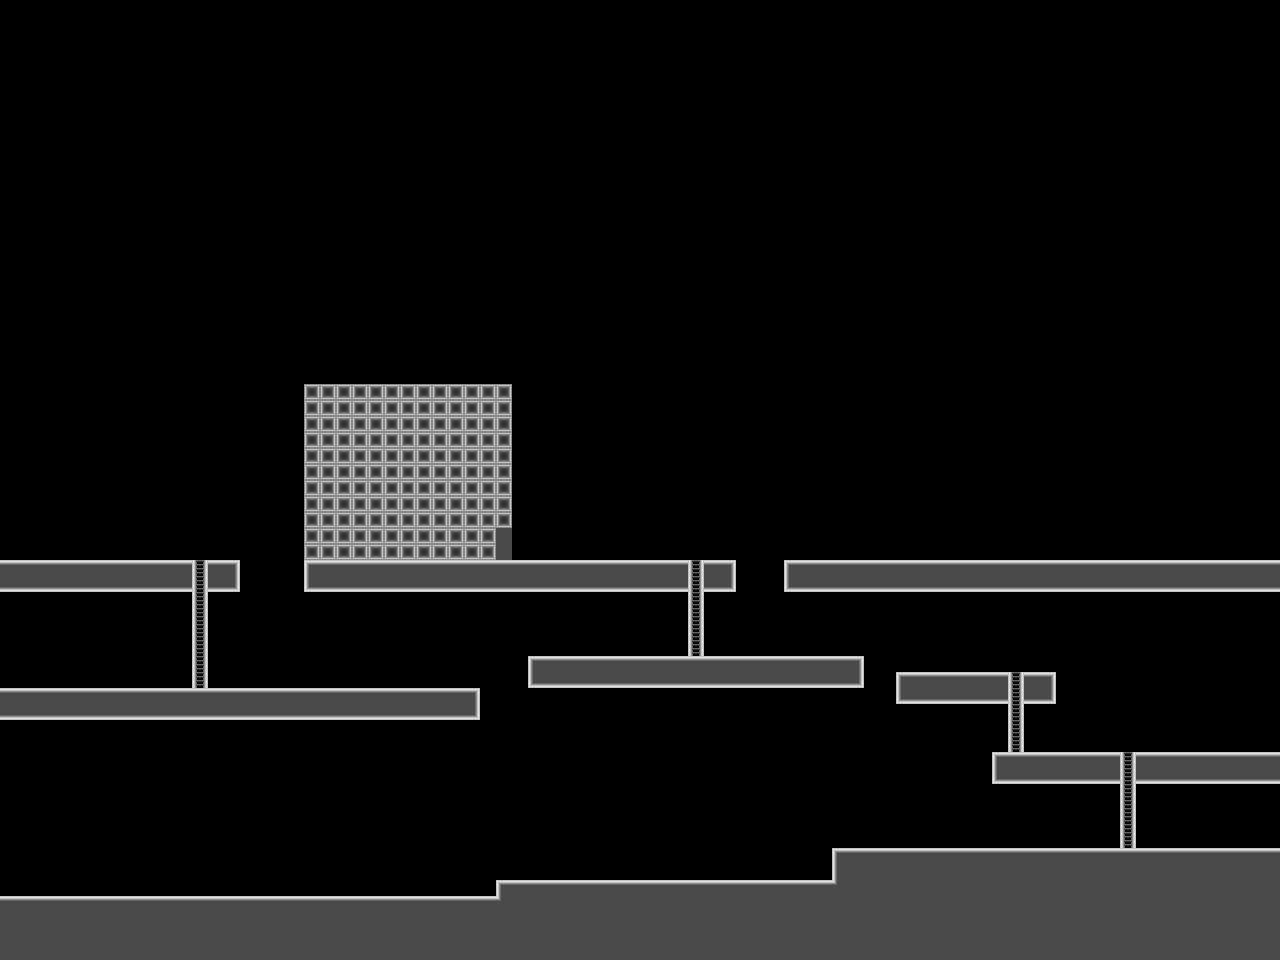

The image is a tile-based game level rendered from a .tmx file. Its description and source (layers, tilesets, objects; grid data summarised) follow:
An orthogonal 80x60 tile map with 16x16 px tiles, 2 tile layers (background, coverlayer) and 54 objects (7x 0, ground1, ground2, ground3, plantform1, ...).

<map version="1.0" orientation="orthogonal" renderorder="left-up" width="80" height="60" tilewidth="16" tileheight="16" nextobjectid="63">
 <properties>
  <property name="background_colortype" value="6" />
  <property name="frontground_colortype" value="7" />
 </properties>
 <tileset firstgid="1" name="scene_tiles" tilewidth="16" tileheight="16" tilecount="15">
  <image source="scene_tiles.png" width="240" height="16" />
 </tileset>
 <layer name="background" width="80" height="60">
  <data>[4800 cells, 889 non-empty, 11 distinct tile ids]</data>
 </layer>
 <layer name="coverlayer" width="80" height="60">
  <data>[4800 cells, 141 non-empty, 1 distinct tile ids]</data>
 </layer>
 <objectgroup color="#fa0009" name="colliders">
  <object id="5" name="ground1" x="0" y="896" width="496" height="64" />
  <object id="6" name="ground2" x="496" y="880" width="336" height="80" />
  <object id="8" name="ground3" x="832" y="848" width="448" height="112" />
  <object id="9" name="plantform1" x="992" y="752" width="288" height="32" />
  <object id="10" name="plantform2" x="896" y="672" width="160" height="32" />
  <object id="11" name="plantform3" x="528" y="656" width="336" height="32" />
  <object id="12" name="plantform4" x="304" y="560" width="432" height="32" />
  <object id="13" name="plantform5" x="784" y="560" width="496" height="32" />
  <object id="14" name="wall1" x="304" y="384" width="16" height="176" />
  <object id="15" name="wall2" x="320" y="384" width="192" height="16" />
  <object id="16" name="wall3" x="496" y="400" width="16" height="112" />
  <object id="19" name="plantform6" x="0" y="688" width="480" height="32" />
  <object id="20" name="plantform7" x="0" y="560" width="240" height="32" />
 </objectgroup>
 <objectgroup color="#96e40a" name="starters">
  <object id="17" name="bornpoint1" x="96" y="880" width="16" height="16">
   <properties>
    <property name="player_direction" value="1" />
   </properties>
  </object>
  <object id="18" name="bornpoint2" x="1184" y="544" width="16" height="16">
   <properties>
    <property name="player_direction" value="0" />
   </properties>
  </object>
 </objectgroup>
 <objectgroup color="#f9ff0c" name="triggers">
  <object id="21" name="tips1" type="0" x="96" y="864" width="64" height="32">
   <properties>
    <property name="tips_id" value="JACKAROO1" />
   </properties>
  </object>
  <object id="22" name="tips2" type="0" x="308" y="864" width="60" height="32">
   <properties>
    <property name="tips_id" value="JACKAROO2" />
   </properties>
  </object>
  <object id="23" name="tips3" type="0" x="624" y="848" width="64" height="32">
   <properties>
    <property name="tips_id" value="JACKAROO3" />
   </properties>
  </object>
  <object id="25" name="tips4" type="0" x="928" y="816" width="64" height="32">
   <properties>
    <property name="tips_id" value="JACKAROO4" />
   </properties>
  </object>
  <object id="26" name="tips5" type="0" x="928" y="640" width="64" height="32">
   <properties>
    <property name="tips_id" value="JACKAROO5" />
   </properties>
  </object>
  <object id="27" name="secret1" type="3" x="48" y="464" width="96" height="96" />
  <object id="29" name="room1" type="1" x="304" y="384" width="208" height="176" />
  <object id="41" name="tips6" type="0" x="592" y="528" width="64" height="32">
   <properties>
    <property name="tips_id" value="JACKAROO6" />
   </properties>
  </object>
  <object id="42" name="door1" type="2" x="1184" y="528" width="16" height="32" />
 </objectgroup>
 <objectgroup color="#9500f3" name="items">
  <object id="28" name="heart1" x="32" y="640" width="32" height="32" />
  <object id="30" name="color1" x="384" y="512" width="32" height="32" />
  <object id="37" name="ladder1" x="196" y="560" width="8" height="128" />
  <object id="38" name="ladder2" x="692" y="560" width="8" height="96" />
  <object id="39" name="ladder3" x="1012" y="672" width="8" height="80" />
  <object id="40" name="ladder4" x="1124" y="752" width="8" height="96" />
 </objectgroup>
 <objectgroup color="#fa861a" name="monsters">
  <object id="31" name="shooter1" x="592" y="640" width="16" height="16" />
  <object id="32" name="killer1" x="960" y="544" width="16" height="16" />
  <object id="33" name="killer2" x="912" y="544" width="16" height="16" />
  <object id="34" name="killer3" x="1008" y="544" width="16" height="16" />
 </objectgroup>
 <objectgroup color="#1cd8fb" name="shadows">
  <object id="35" name="shadowgreen" type="0" x="304" y="384" width="808" height="176">
   <properties>
    <property name="hue_value" value="0.18" />
   </properties>
  </object>
 </objectgroup>
 <objectgroup color="#1b6cfd" name="raycasters" />
 <objectgroup name="frontgroundmask">
  <object id="43" x="0" y="560" width="192" height="32" />
  <object id="44" x="192" y="560" width="16" height="128" />
  <object id="46" x="208" y="560" width="32" height="32" />
  <object id="47" x="0" y="688" width="480" height="32" />
  <object id="48" x="304" y="560" width="384" height="32" />
  <object id="49" x="304" y="384" width="208" height="176" />
  <object id="50" x="688" y="560" width="16" height="96" />
  <object id="51" x="704" y="560" width="32" height="32" />
  <object id="52" x="784" y="560" width="496" height="32" />
  <object id="53" x="528" y="656" width="336" height="32" />
  <object id="54" x="896" y="672" width="112" height="32" />
  <object id="55" x="1008" y="672" width="16" height="80" />
  <object id="56" x="1024" y="672" width="32" height="32" />
  <object id="57" x="992" y="752" width="128" height="32" />
  <object id="58" x="1120" y="752" width="16" height="96" />
  <object id="59" x="1136" y="752" width="144" height="32" />
  <object id="60" x="832" y="848" width="448" height="112" />
  <object id="61" x="496" y="880" width="336" height="80" />
  <object id="62" x="0" y="896" width="496" height="64" />
 </objectgroup>
</map>
